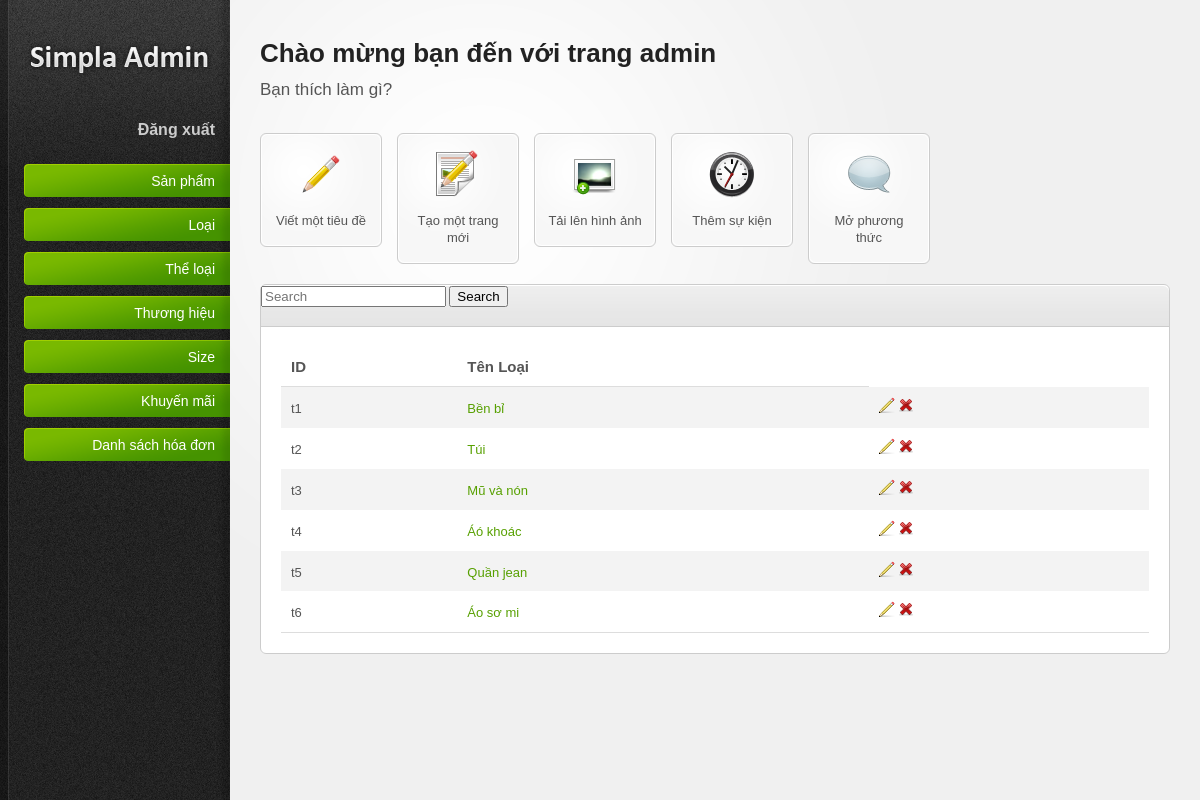
/admin/index.php?controller=type (signed in), run on the app's committed database.
### tables this page shows
CREATE TABLE IF NOT EXISTS `type` (
  `idType` varchar(20) NOT NULL,
  `nameType` varchar(100) NOT NULL,
  PRIMARY KEY (`idType`)
);

### admin/class/Utilities.php (called while the page is built, shortened)
<?php
class Utilities
{
    public static function get($key, $defaultValue='')
    {
        return isset($_GET[$key])?$_GET[$key]:$defaultValue;
    }
}

### admin/class/Db.php (called while the page is built, shortened)
<?php
class  Db
{
    protected static $pdo;
    public function __construct()
    {
            self::$pdo= new PDO('mysql:host='.HOST.';dbname=' . DB, USER,PW);
            self::$pdo->query('set names utf8');
    }
    protected function selectQuery($sql, $arr=[])
    {
        $stm = self::$pdo->prepare($sql);
        $stm->execute($arr);
        return $stm->fetchAll();
    }
}

### admin/class/type.php (called while the page is built, shortened)
<?php
class type extends Db
{
    function getAll()
    {
        return $this->selectQuery('select * from type');
    }
}

### admin/Views/type/index.php (the view, shortened to what this page needs)
<div class="content-box">
				<div class="content-box-header">
                <form class="form-inline my-2 my-lg-0" action='index.php' method='get'>
                        <input class="form-control mr-sm-2" type="text" placeholder="Search" name='kw' value=<?php echo $kw ?>>
                        <button class="btn btn-outline-success my-2 my-sm-0" type="submit">Search</button>
              </form>
				</div>
				<div class="content-box-content">
					<div class="tab-content default-tab" id="tab1">
						<table>
							<thead>
								<tr>
								   <th>ID</th>
								   <th>Tên Loại</th>
								</tr>
							</thead>
							<tbody>
								<?php
                                foreach($dataProduct as $r){
                                    ?>
                                        <tr>
                                            <td><?php echo  $r['idType'] ?></td>
                                            <td><a href="#" title="title"><?php echo $r['nameType'] ?></a></td>
                                            <td>
                                                <a href="./index.php?idType=<?php echo$r['idType']  ?>&controller=type&action=update"><img src="resources/images/icons/pencil.png" alt="Edit" /></a>
                                                <a href="./index.php?idType=<?php echo $r['idType']  ?>&controller=type&action=delete" title="Delete"><img src="resources/images/icons/cross.png" alt="Delete" /></a>
                                            </td>
								        </tr>
                                    <?php
                                }
                                ?>
							</tbody>
						</table>
					</div>
				</div>
			</div>
					</div>
				</div>

### admin/resources/css/style.css (style rules this page uses)
html { font-size: 100%; height: 100%; margin-bottom: 1px; }
body { font-family: Arial, Helvetica, sans-serif; color: #555; background: #f0f0f0 url('../images/bg-body.gif') top left repeat-y; font-size: 12px; }
a { color: #57a000; text-decoration: none; }
.content-box { border: 1px solid #ccc; margin: 0 0 20px 0; background: #fff; }
.content-box-header { background: #e5e5e5 url('../images/bg-content-box.gif') top left repeat-x; margin-top: 1px; height: 40px; }
.content-box-content { padding: 20px; font-size: 13px; border-top: 1px solid #ccc; }
#main-content table { width: 100%; border-collapse: collapse; }
#main-content table thead th { font-weight: bold; font-size: 15px; border-bottom: 1px solid #ddd; }
#main-content tbody { border-bottom: 1px solid #ddd; }
#main-content tbody tr { background: #fff; }
#main-content tbody tr.alt-row { background: #f3f3f3; }
#main-content table td, #main-content table th { padding: 10px; line-height: 1.3em; }

### admin/resources/css/invalid.css (style rules this page uses)
.content-box, .content-box-header, ul.content-box-tabs li a.current, .shortcut-button, .notification { -moz-border-radius: 6px; -webkit-border-radius: 6px; border-radius: 6px; }
.content-box-header { -moz-border-radius-bottomleft: 0; -moz-border-radius-bottomright: 0; -webkit-border-bottom-left-radius: 0; -webkit-border-bottom-right-radius: 0; border-bottom-left-radius: 0; border-bottom-right-radius: 0; }

### data on the page
type: idType "t1", nameType "Bền bỉ"
type: idType "t2", nameType "Túi"
type: idType "t3", nameType "Mũ và nón"
type: idType "t4", nameType "Áó khoác"
type: idType "t5", nameType "Quần jean"
type: idType "t6", nameType "Áo sơ mi"
